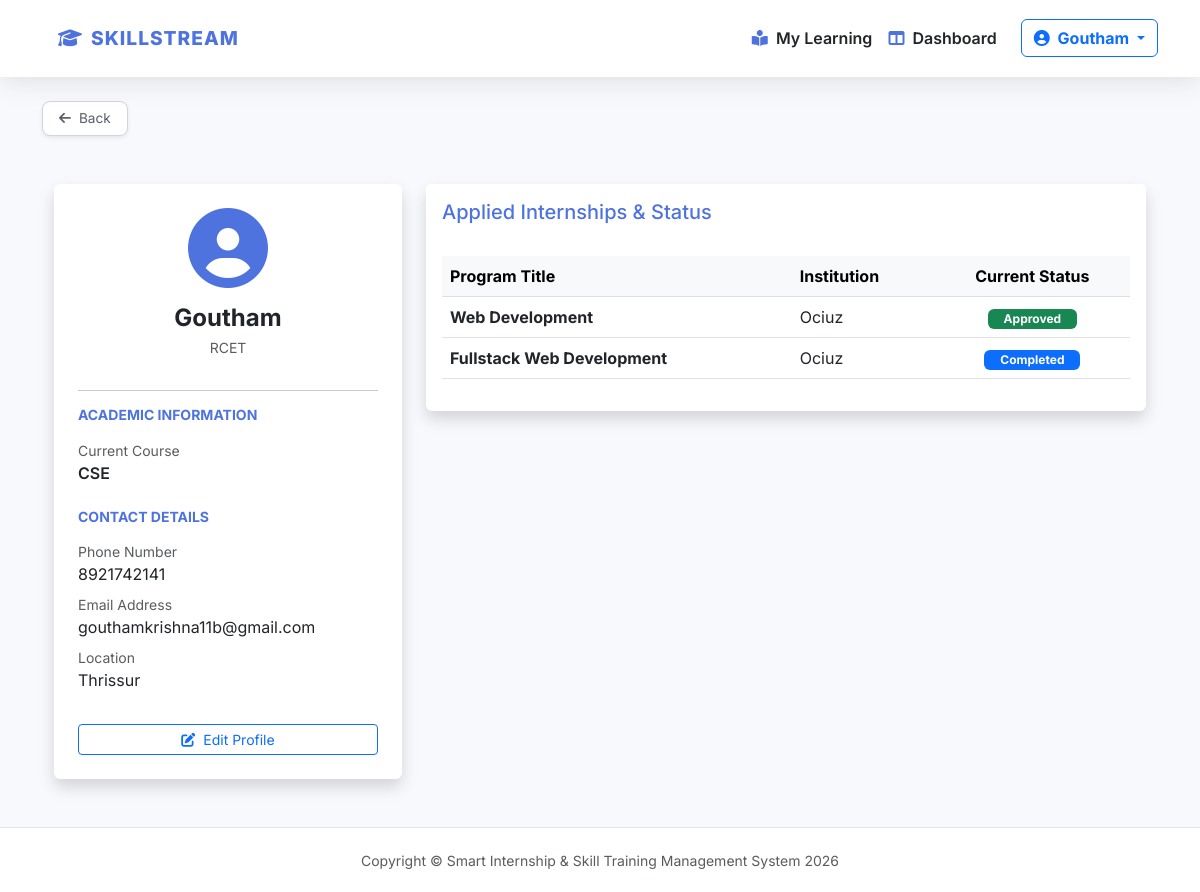
/profile/ (signed in), run on the app's committed database.
### student/models.py (models this page shows)
class StudentProfile(models.Model):
    user = models.OneToOneField(User, on_delete=models.CASCADE)
    phone = models.CharField(max_length=15)
    college = models.CharField(max_length=255)
    course = models.CharField(max_length=100)
    location = models.CharField(max_length=100)

class StudentApplication(models.Model):
    STATUS_CHOICES = [
        ('Pending', 'Pending'),
        ('Approved', 'Approved'),
        ('Rejected', 'Rejected'),
        ('Completed', 'Completed'),
    ]
    student = models.ForeignKey(StudentProfile, on_delete=models.CASCADE)
    program = models.ForeignKey(InternshipProgram, on_delete=models.CASCADE)
    status = models.CharField(max_length=20, default='Pending') # Pending, Approved, Completed

class InternshipProgram(models.Model):
    title = models.CharField(max_length=200)
    institution_name = models.CharField(max_length=255)
    location = models.CharField(max_length=100)
    description = models.TextField()

### student/views.py (the view)
# urls.py: path('profile/', profile_view, name='profile_view'),
@login_required
def profile_view(request):
    student = request.user.studentprofile
    enrolled_courses = StudentApplication.objects.filter(student=student).order_by('-id')
    return render(request, 'student/profile.html', {
        'student': student,
        'enrolled_courses': enrolled_courses
    })

### templates/student/profile.html (shortened to what this page needs)
{% extends 'student/base.html' %}
{% block content %}
<div class="container-fluid py-4">
    <div class="row">
        <div class="col-lg-4 mb-4">
            <div class="card shadow border-0 text-center p-4">
                <div class="mb-3">
                    <i class="fas fa-user-circle fa-5x text-primary"></i>
                </div>
                <h4 class="fw-bold mb-1">{{ request.user.get_full_name|default:request.user.username }}</h4>
                <p class="text-muted small mb-3">{{ student.college }}</p>
                <hr>
                <div class="text-start">
                    <h6 class="text-primary fw-bold small text-uppercase mb-3">Academic Information</h6>
                    <div class="mb-2">
                        <small class="text-muted d-block">Current Course</small>
                        <span class="fw-semibold">{{ student.course }}</span>
                    </div>
                    <h6 class="text-primary fw-bold small text-uppercase mt-4 mb-3">Contact Details</h6>
                    <div class="mb-2">
                        <small class="text-muted d-block">Phone Number</small>
                        <span>{{ student.phone }}</span>
                    </div>
                    <div class="mb-2">
                        <small class="text-muted d-block">Email Address</small>
                        <span>{{ request.user.email }}</span>
                    </div>
                    <div class="mb-2">
                        <small class="text-muted d-block">Location</small>
                        <span>{{ student.location }}</span>
                    </div>
                </div>
                <div class="mt-4">
                    <a href="#" class="btn btn-outline-primary btn-sm w-100">
                        <i class="fas fa-edit me-1"></i> Edit Profile
                    </a>
                </div>
            </div>
        </div>
        <div class="col-lg-8">
            <div class="card shadow border-0 mb-4">
                <div class="card-header bg-white py-3 border-0">
                    <h5 class="m-0 font-weight-bold text-primary">Applied Internships & Status</h5>
                </div>
                <div class="card-body">
                    <div class="table-responsive">
                        <table class="table table-hover align-middle">
                            <thead class="table-light">
                                <tr>
                                    <th>Program Title</th>
                                    <th>Institution</th>
                                    <th class="text-center">Current Status</th>
                                </tr>
                            </thead>
                            <tbody>
                                {% for app in enrolled_courses %}
                                <tr>
                                    <td>
                                        <span class="fw-bold text-dark">{{ app.program.title }}</span>
                                    </td>
                                    <td>{{ app.program.institution_name }}</td>
                                    <td class="text-center">
                                        {% if app.status == 'Approved' %}
                                            <span class="badge bg-success px-3">Approved</span>
                                        {% elif app.status == 'Completed' %}
                                            <span class="badge bg-primary px-3">Completed</span>
                                        {% elif app.status == 'Rejected' %}
                                            <span class="badge bg-danger px-3">Rejected</span>
                                        {% else %}
                                            <span class="badge bg-warning text-dark px-3">Pending</span>
                                        {% endif %}
                                    </td>
                                </tr>
                                {% endfor %}
                            </tbody>
                        </table>
                    </div>
                </div>
            </div>
        </div>
    </div>
</div>
{% endblock %}

### templates/student/base.html (shortened to what this page needs)
{% load static %}
<!DOCTYPE html>
<html lang="en">
<head>
    <link href="https://cdn.jsdelivr.net/npm/bootstrap@5.3.0/dist/css/bootstrap.min.css" rel="stylesheet">
    <link rel="stylesheet" href="https://cdnjs.cloudflare.com/ajax/libs/font-awesome/6.4.0/css/all.min.css">
    <link rel="stylesheet" href="{% static 'student/css/style.css' %}">
</head>
<body>
    <nav class="navbar navbar-expand-lg navbar-custom sticky-top mb-4">
        <div class="container">
            <a class="sidebar-brand" href="{% url 'track_status' %}">
                <i class="fas fa-graduation-cap me-2"></i>SKILLSTREAM
            </a>
            <div class="collapse navbar-collapse" id="navbarNav">
                <ul class="navbar-nav ms-auto align-items-center">
                    {% if user.is_authenticated %}
                        <li class="nav-item">
                            <a class="nav-link text-dark fw-semibold" href="{% url 'my_learning' %}">
                                <i class="fas fa-book-reader me-1 text-primary"></i> My Learning
                            </a>
                        </li>
                        <li class="nav-item">
                            <a class="nav-link text-dark fw-semibold" href="{% url 'track_status' %}">
                                <i class="fas fa-columns me-1 text-primary"></i> Dashboard
                            </a>
                        </li>
                        <li class="nav-item ms-lg-3">
                            <div class="dropdown">
                                <button class="btn btn-outline-primary dropdown-toggle fw-bold" type="button" data-bs-toggle="dropdown">
                                    <i class="fas fa-user-circle me-1"></i> {{ user.username }}
                                </button>
                            </div>
                        </li>
                    {% else %}
                        <li class="nav-item">
                            <a href="{% url 'login' %}" class="btn btn-primary px-4 fw-bold">Login</a>
                        </li>
                    {% endif %}
                </ul>
            </div>
        </div>
    </nav>
    <main class="container">
        {% if user.is_authenticated and request.resolver_match.url_name != 'track_status' %}
        <div class="mb-4">
            <a href="javascript:history.back()" class="back-btn shadow-sm">
                <i class="fas fa-arrow-left me-2"></i> Back
            </a>
        </div>
        {% endif %}
        {% block content %}
        {% endblock %}
    </main>
    <footer class="footer mt-auto">
        <div class="container text-center">
            <span class="text-muted small">
                Copyright &copy; Smart Internship & Skill Training Management System 2026
            </span>
        </div>
    </footer>
</body>
</html>

### static/student/css/style.css (style rules this page uses)
:root { --sidebar-width: 250px; --primary-blue: #4e73df; --dark-blue: #224abe; --success-green: #1cc88a; --info-teal: #36b9cc; --warning-yellow: #f6c23e; --danger-red: #e74a3b; --bg-light: #f8f9fc; --text-gray: #5a5c69; --card-shadow: 0 0.15rem 1.75rem 0 rgba(58, 59, 69, 0.15); }
body { background-color: var(--bg-light); color: var(--text-gray); font-family: 'Inter', -apple-system, BlinkMacSystemFont, "Segoe UI", Roboto, sans-serif; margin: 0; }
.sidebar-brand { text-align: center; font-weight: 800; font-size: 1.2rem; padding: 1rem; color: white; text-transform: uppercase; letter-spacing: 1px; }
.text-primary { color: var(--primary-blue) !important; }

### templates/student/base.html (style rules this page uses)
:root { --primary-blue: #4e73df; --dark-blue: #224abe; --bg-light: #f8f9fc; }
body { font-family: 'Inter', sans-serif; background-color: var(--bg-light); display: flex; flex-direction: column; min-height: 100vh; }
.navbar-custom { background-color: white; box-shadow: 0 0.15rem 1.75rem 0 rgba(58, 59, 69, 0.15); }
.sidebar-brand { font-weight: 800; font-size: 1.2rem; color: var(--primary-blue); text-decoration: none; }
main { flex: 1; }
.footer { background: white; padding: 20px 0; border-top: 1px solid #e3e6f0; }
.back-btn { display: inline-flex; align-items: center; padding: 0.4rem 1rem; font-size: 0.85rem; border-radius: 8px; transition: all 0.2s; background: white; border: 1px solid #d1d3e2; color: #5a5c69; text-decoration: none; }

### data on the page
StudentProfile: college "RCET", course "CSE", phone "8921742141", location "Thrissur"
StudentApplication: program "Web Development", program.institution_name "Ociuz", status "Approved"
StudentApplication: program "Fullstack Web Development", program.institution_name "Ociuz", status "Completed"

### other printed values
{{ user.username }} "Goutham"
{{ request.user.get_full_name|default:request.user.username }} "Goutham"
{{ request.user.email }} "gouthamkrishna11b@gmail.com"
